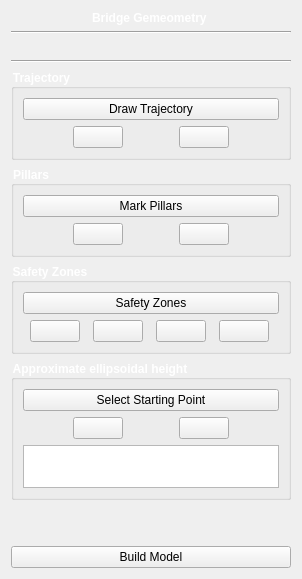
        <widget class="QWidget" name="tab1ButtonsPage">
         <layout class="QVBoxLayout" name="tab1Layout">
          <item>
           <widget class="QLabel" name="tab1Label">
            <property name="layoutDirection">
             <enum>Qt::LeftToRight</enum>
            </property>
            <property name="styleSheet">
             <string>color: white; font-weight: bold; text-align: center;</string>
            </property>
            <property name="text">
             <string>Bridge Gemeometry </string>
            </property>
            <property name="alignment">
             <set>Qt::AlignCenter</set>
            </property>
           </widget>
          </item>
          <item>
           <widget class="Line" name="line_3">
            <property name="orientation">
             <enum>Qt::Horizontal</enum>
            </property>
           </widget>
          </item>
          <item>
           <widget class="QLabel" name="label_2">
            <property name="text">
             <string/>
            </property>
            <property name="pixmap">
             <pixmap resource="orbit/resources/Orbit.qrc">:/icons/icons/Sponsors.png</pixmap>
            </property>
           </widget>
          </item>
          <item>
           <widget class="Line" name="line_12">
            <property name="orientation">
             <enum>Qt::Horizontal</enum>
            </property>
           </widget>
          </item>
          <item>
           <widget class="QGroupBox" name="trajectoryGroupBox">
            <property name="styleSheet">
             <string notr="true">QGroupBox { color: white; font-weight: bold; }</string>
            </property>
            <property name="title">
             <string>Trajectory</string>
            </property>
            <layout class="QVBoxLayout" name="trajectoryLayout">
             <item>
              <widget class="QPushButton" name="btn_tab1_DrawTrajectory">
               <property name="toolTip">
                <string>Toggle trajectory drawing mode. When active, click on the map to add trajectory points. Click again to exit drawing mode.</string>
               </property>
               <property name="text">
                <string>Draw Trajectory</string>
               </property>
              </widget>
             </item>
             <item>
              <layout class="QHBoxLayout" name="trajectoryControlsLayout">
               <item>
                <widget class="QPushButton" name="btnUndo_trajectory">
                 <property name="maximumSize">
                  <size>
                   <width>50</width>
                   <height>16777215</height>
                  </size>
                 </property>
                 <property name="toolTip">
                  <string>Undo last trajectory point.</string>
                 </property>
                 <property name="text">
                  <string/>
                 </property>
                 <property name="icon">
                  <iconset resource="orbit/resources/Orbit.qrc">
                   <normaloff>:/icons/icons/Undo.png</normaloff>:/icons/icons/Undo.png</iconset>
                 </property>
                </widget>
               </item>
               <item>
                <widget class="QPushButton" name="btnRedo_trajectory">
                 <property name="maximumSize">
                  <size>
                   <width>50</width>
                   <height>16777215</height>
                  </size>
                 </property>
                 <property name="toolTip">
                  <string>Redo last undone trajectory point.</string>
                 </property>
                 <property name="text">
                  <string/>
                 </property>
                 <property name="icon">
                  <iconset resource="orbit/resources/Orbit.qrc">
                   <normaloff>:/icons/icons/Redo.png</normaloff>:/icons/icons/Redo.png</iconset>
                 </property>
                </widget>
               </item>
              </layout>
             </item>
            </layout>
           </widget>
          </item>
          <item>
           <widget class="QGroupBox" name="pillarsGroupBox">
            <property name="styleSheet">
             <string>QGroupBox { color: white; font-weight: bold; }</string>
            </property>
            <property name="title">
             <string>Pillars</string>
            </property>
            <layout class="QVBoxLayout" name="pillarsLayout">
             <item>
              <widget class="QPushButton" name="btn_tab1_mark_pillars">
               <property name="toolTip">
                <string>Toggle pillar marking mode. When active, click on the map to add pillar pairs.</string>
               </property>
               <property name="text">
                <string>Mark Pillars</string>
               </property>
              </widget>
             </item>
             <item>
              <layout class="QHBoxLayout" name="trajectoryControlsLayout_2">
               <item>
                <widget class="QPushButton" name="btnUndo_Pillar">
                 <property name="maximumSize">
                  <size>
                   <width>50</width>
                   <height>16777215</height>
                  </size>
                 </property>
                 <property name="toolTip">
                  <string>Undo last pillar.</string>
                 </property>
                 <property name="text">
                  <string/>
                 </property>
                 <property name="icon">
                  <iconset resource="orbit/resources/Orbit.qrc">
                   <normaloff>:/icons/icons/Undo.png</normaloff>:/icons/icons/Undo.png</iconset>
                 </property>
                </widget>
               </item>
               <item>
                <widget class="QPushButton" name="btnRedo_Pillar">
                 <property name="maximumSize">
                  <size>
                   <width>50</width>
                   <height>16777215</height>
                  </size>
                 </property>
                 <property name="toolTip">
                  <string>Redo last undone pillar.</string>
                 </property>
                 <property name="text">
                  <string/>
                 </property>
                 <property name="icon">
                  <iconset resource="orbit/resources/Orbit.qrc">
                   <normaloff>:/icons/icons/Redo.png</normaloff>:/icons/icons/Redo.png</iconset>
                 </property>
                </widget>
               </item>
              </layout>
             </item>
            </layout>
           </widget>
          </item>
          <item>
           <widget class="QGroupBox" name="safetyZonesGroupBox">
            <property name="styleSheet">
             <string>QGroupBox { color: white; font-weight: bold; }</string>
            </property>
            <property name="title">
             <string>Safety Zones</string>
            </property>
            <layout class="QVBoxLayout" name="safetyZonesLayout">
             <item>
              <widget class="QPushButton" name="btn_tab1_SafetyZones">
               <property name="toolTip">
                <string>Toggle safety zone drawing mode. When active, click on the map to add corner points (minimum 3 points required).</string>
               </property>
               <property name="text">
                <string>Safety Zones</string>
               </property>
              </widget>
             </item>
             <item>
              <layout class="QHBoxLayout" name="trajectoryControlsLayout_3">
               <item>
                <widget class="QPushButton" name="btnLoad_SafetyZones">
                 <property name="maximumSize">
                  <size>
                   <width>50</width>
                   <height>16777215</height>
                  </size>
                 </property>
                 <property name="toolTip">
                  <string>Load safety zones from JSON file. Opens file dialog to select safety zone data.</string>
                 </property>
                 <property name="text">
                  <string/>
                 </property>
                 <property name="icon">
                  <iconset resource="orbit/resources/Orbit.qrc">
                   <normaloff>:/icons/icons/Save.png</normaloff>:/icons/icons/Save.png</iconset>
                 </property>
                </widget>
               </item>
               <item>
                <widget class="QPushButton" name="btnUndo_Safety">
                 <property name="maximumSize">
                  <size>
                   <width>50</width>
                   <height>16777215</height>
                  </size>
                 </property>
                 <property name="toolTip">
                  <string>Undo last safety zone action.</string>
                 </property>
                 <property name="text">
                  <string/>
                 </property>
                 <property name="icon">
                  <iconset resource="orbit/resources/Orbit.qrc">
                   <normaloff>:/icons/icons/Undo.png</normaloff>:/icons/icons/Undo.png</iconset>
                 </property>
                </widget>
               </item>
               <item>
                <widget class="QPushButton" name="btnRedo_Safety">
                 <property name="maximumSize">
                  <size>
                   <width>50</width>
                   <height>16777215</height>
                  </size>
                 </property>
                 <property name="toolTip">
                  <string>Redo last undone safety zone action.</string>
                 </property>
                 <property name="text">
                  <string/>
                 </property>
                 <property name="icon">
                  <iconset resource="orbit/resources/Orbit.qrc">
                   <normaloff>:/icons/icons/Redo.png</normaloff>:/icons/icons/Redo.png</iconset>
                 </property>
                </widget>
               </item>
               <item>
                <widget class="QPushButton" name="btnAdd_Safety">
                 <property name="maximumSize">
                  <size>
                   <width>50</width>
                   <height>16777215</height>
                  </size>
                 </property>
                 <property name="toolTip">
                  <string>Completes current zone and start a new safety zone.</string>
                 </property>
                 <property name="text">
                  <string/>
                 </property>
                 <property name="icon">
                  <iconset resource="orbit/resources/Orbit.qrc">
                   <normaloff>:/icons/icons/bt_Add_SZ.png</normaloff>:/icons/icons/bt_Add_SZ.png</iconset>
                 </property>
                </widget>
               </item>
              </layout>
             </item>
            </layout>
           </widget>
          </item>
          <item>
           <widget class="QGroupBox" name="pillarsGroupBox_2">
            <property name="styleSheet">
             <string>QGroupBox { color: white; font-weight: bold; }</string>
            </property>
            <property name="title">
             <string>Approximate ellipsoidal height</string>
            </property>
            <layout class="QVBoxLayout" name="pillarsLayout_2">
             <item>
              <widget class="QPushButton" name="btn_tab1_select_startingpoint">
               <property name="toolTip">
                <string>Toggle pillar marking mode. When active, click on the map to add pillar pairs.</string>
               </property>
               <property name="text">
                <string>Select Starting Point</string>
               </property>
              </widget>
             </item>
             <item>
              <layout class="QHBoxLayout" name="trajectoryControlsLayout_4">
               <item>
                <widget class="QPushButton" name="btnUndo_select_startingpoint">
                 <property name="maximumSize">
                  <size>
                   <width>50</width>
                   <height>16777215</height>
                  </size>
                 </property>
                 <property name="toolTip">
                  <string>Undo last pillar.</string>
                 </property>
                 <property name="text">
                  <string/>
                 </property>
                 <property name="icon">
                  <iconset resource="orbit/resources/Orbit.qrc">
                   <normaloff>:/icons/icons/Undo.png</normaloff>:/icons/icons/Undo.png</iconset>
                 </property>
                </widget>
               </item>
               <item>
                <widget class="QPushButton" name="btnRedo_select_startingpoint">
                 <property name="maximumSize">
                  <size>
                   <width>50</width>
                   <height>16777215</height>
                  </size>
                 </property>
                 <property name="toolTip">
                  <string>Redo last undone pillar.</string>
                 </property>
                 <property name="text">
                  <string/>
                 </property>
                 <property name="icon">
                  <iconset resource="orbit/resources/Orbit.qrc">
                   <normaloff>:/icons/icons/Redo.png</normaloff>:/icons/icons/Redo.png</iconset>
                 </property>
                </widget>
               </item>
              </layout>
             </item>
             <item>
              <widget class="QTextEdit" name="textEdit_2">
               <property name="sizePolicy">
                <sizepolicy hsizetype="Expanding" vsizetype="Fixed">
                 <horstretch>0</horstretch>
                 <verstretch>0</verstretch>
                </sizepolicy>
               </property>
               <property name="minimumSize">
                <size>
                 <width>0</width>
                 <height>14</height>
                </size>
               </property>
               <property name="maximumSize">
                <size>
                 <width>16777215</width>
                 <height>43</height>
                </size>
               </property>
               <property name="sizeIncrement">
                <size>
                 <width>0</width>
                 <height>0</height>
                </size>
               </property>
               <property name="baseSize">
                <size>
                 <width>0</width>
                 <height>30</height>
                </size>
               </property>
               <property name="font">
                <font>
                 <italic>false</italic>
                </font>
               </property>
               <property name="html">
                <string>&lt;!DOCTYPE HTML PUBLIC &quot;-//W3C//DTD HTML 4.0//EN&quot; &quot;http://www.w3.org/TR/REC-html40/strict.dtd&quot;&gt;
&lt;html&gt;&lt;head&gt;&lt;meta name=&quot;qrichtext&quot; content=&quot;1&quot; /&gt;&lt;style type=&quot;text/css&quot;&gt;
p, li { white-space: pre-wrap; }
&lt;/style&gt;&lt;/head&gt;&lt;body style=&quot; font-family:'MS Shell Dlg 2'; font-size:8.25pt; font-weight:400; font-style:normal;&quot;&gt;
&lt;p align=&quot;center&quot; style=&quot; margin-top:0px; margin-bottom:0px; margin-left:0px; margin-right:0px; -qt-block-indent:0; text-indent:0px;&quot;&gt;&lt;span style=&quot; font-size:7pt; color:#ffffff;&quot;&gt;This feature is implemented for Belgium only.&lt;br /&gt;/tools/EllipsoidalHeightFrommaps/ellipsoidalHeight.py&lt;/span&gt;&lt;/p&gt;
&lt;p align=&quot;center&quot; style=&quot;-qt-paragraph-type:empty; margin-top:0px; margin-bottom:0px; margin-left:0px; margin-right:0px; -qt-block-indent:0; text-indent:0px; font-size:7pt; color:#ffffff;&quot;&gt;&lt;br /&gt;&lt;/p&gt;&lt;/body&gt;&lt;/html&gt;</string>
               </property>
              </widget>
             </item>
            </layout>
           </widget>
          </item>
          <item>
           <spacer name="verticalSpacer">
            <property name="orientation">
             <enum>Qt::Vertical</enum>
            </property>
            <property name="sizeHint" stdset="0">
             <size>
              <width>20</width>
              <height>40</height>
             </size>
            </property>
           </spacer>
          </item>
          <item>
           <widget class="QPushButton" name="btn_tab1_build_model">
            <property name="enabled">
             <bool>true</bool>
            </property>
            <property name="toolTip">
             <string>Construct a 3D representation based on cross section and 3D trajectory data (taking trajectory_heights into account for AboveGroundLevel projects)</string>
            </property>
            <property name="styleSheet">
             <string notr="true">
QToolTip {
    color: white;
    background-color:rgb(0, 64, 122);
    border: 1px solid white;
}
</string>
            </property>
            <property name="text">
             <string>Build Model</string>
            </property>
           </widget>
          </item>
         </layout>
        </widget>
